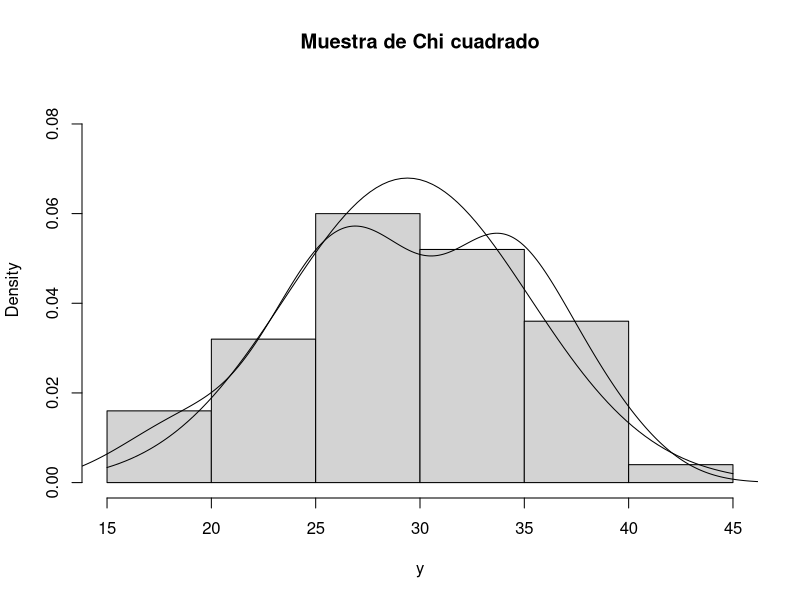
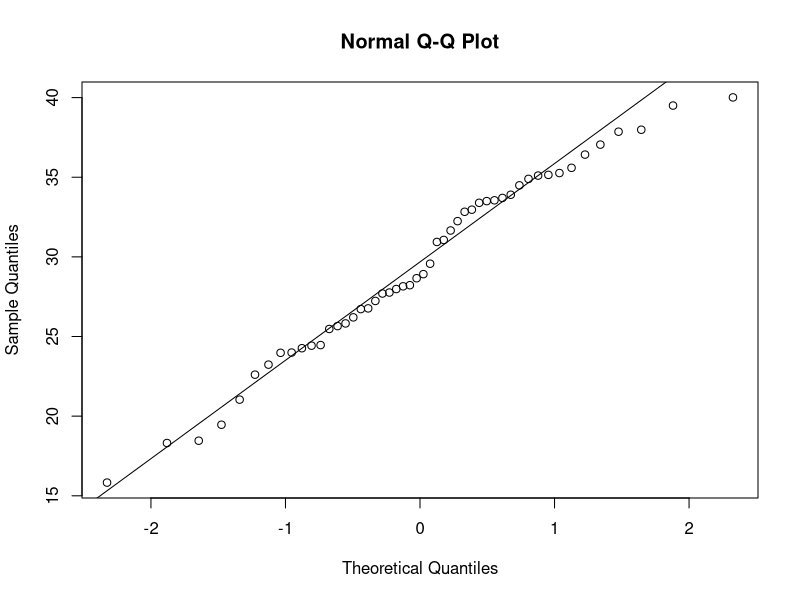
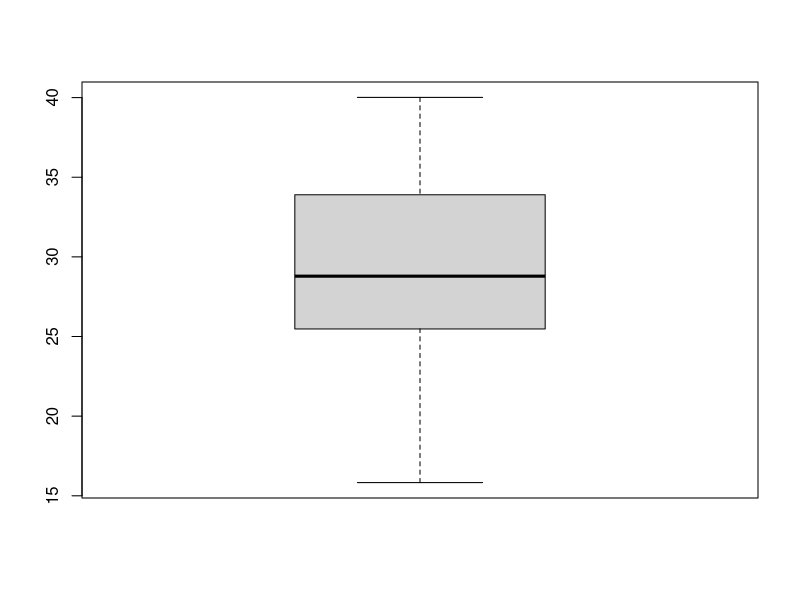
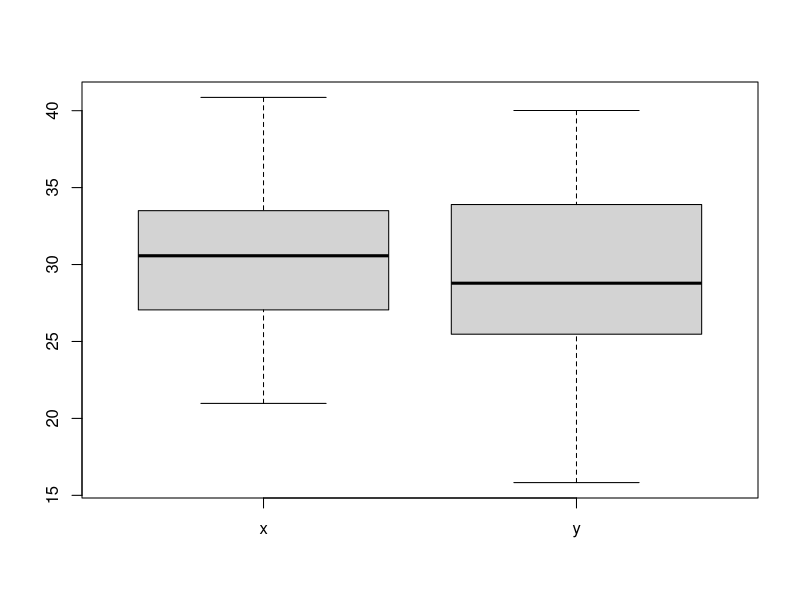
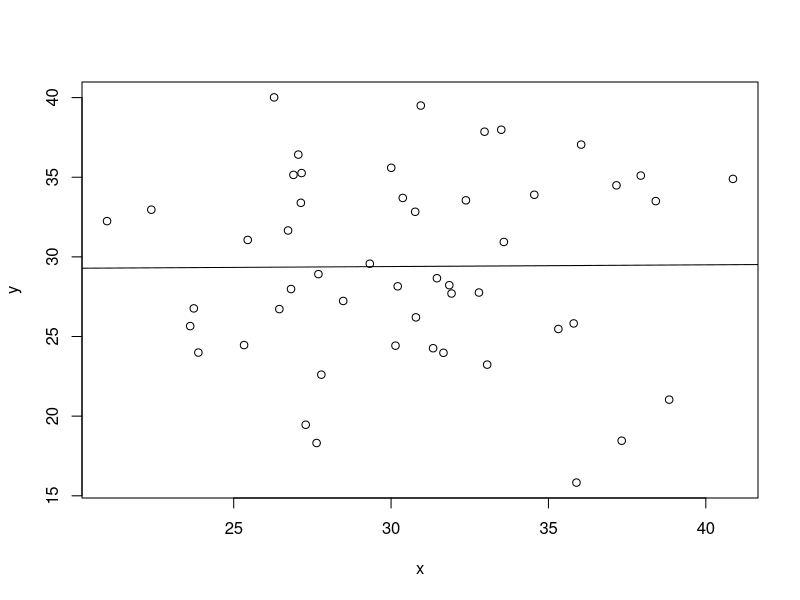
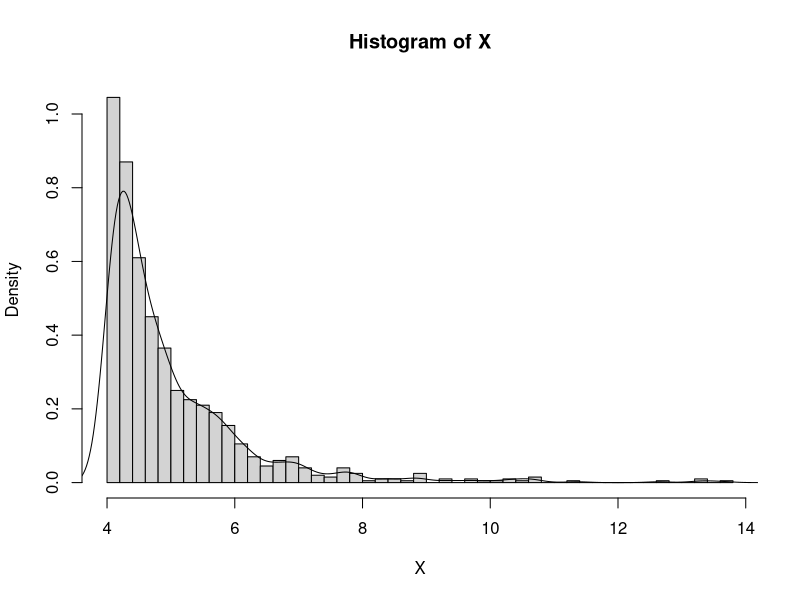
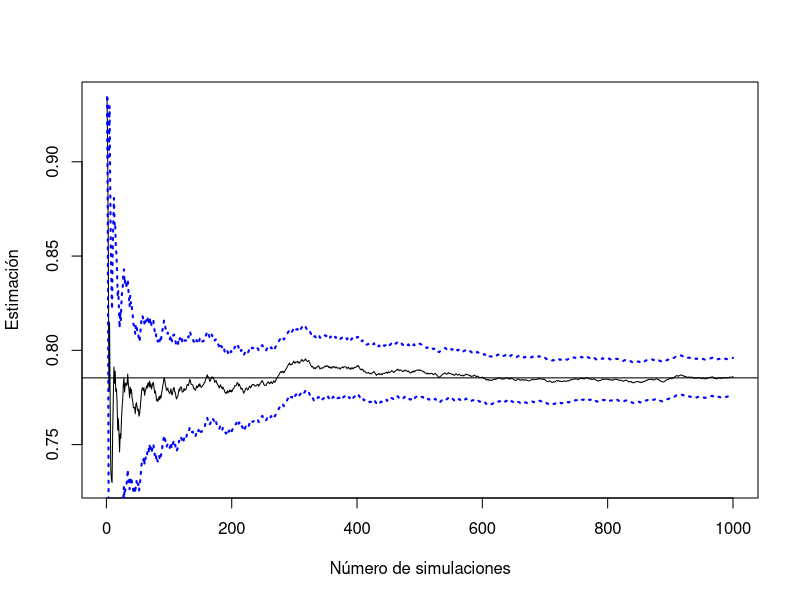

Source code (R) for these figures, in order:
## ---- chunk 1
# knitr::opts_knit$set(global.device = TRUE)
## ---- chunk 2
set.seed(1)
y <- rchisq(n = 50, df = 30)
x <- rnorm(n = 50, mean = 30, sd = 5)
## ---- chunk 3
mean(y)
sd(y)
quantile(y, probs = c(0.25, 0.5, 0.75))
## ---- chunk 4
hist(y, freq = FALSE, main = "Muestra de Chi cuadrado", ylim = c(0, max(dnorm(x, mean = mean(x), sd = sd(x)))))

lines(density(y))
curve(dnorm(x, mean = mean(y), sd = sd(y)), add = TRUE)
## ---- chunk 5
qqnorm(y) # TODO; what?
qqline(y)
## ---- chunk 6
boxplot(y)
## ---- chunk 7
boxplot(x, y, names = c("x", "y"))
## ---- chunk 8
plot(x, y)
modelo <- lm(y ~ x)
abline(modelo)
## ---- chunk 9
apuesta <- function(dados = 4) {
    muestra <- sample(1:6, dados, replace = TRUE)
    any(muestra == 6)
    # 6 %in% muestra # alternativa
}
## ---- chunk 10
nsim <- 10000
x <- rep(4, nsim)
x <- sapply(x, apuesta)
aprox <- mean(x)
aprox
print("Probabilidad exacta:")
exacta <- 1 - (5 / 6)^4
exacta
all.equal(aprox, exacta)
## ---- chunk 11
nsim <- 1000
a <- 5
b <- 4
U <- runif(nsim)

f <- function(x) {
    ifelse(x >= b,
        a * b^a / (x^(a + 1)),
        0
    )
}

F <- function(x) {
    ifelse(x >= b,
        1 - (b / x)^a,
        0
    )
}

Finv <- function(u) {
    b / (1 - u)^(1 / a)
}

X <- sapply(U, Finv)
hist(X, freq = FALSE, breaks = "FD")
lines(density(X))

ks.test(X, F)
# TODO: comprobar que esto ^ sea correcto
## ---- chunk 12
f <- function(x) {
    1 / (1 + x^2)
}
## ---- chunk 13
set.seed(1)
nsim <- 1000
X <- runif(nsim)
Y <- f(X)
estim <- cumsum(Y) / seq_len(nsim)
estim.err <- sqrt(cumsum((Y - estim)^2)) / seq_len(nsim)
plot(estim,
    type = "l",
    xlab = "Número de simulaciones",
    ylab = "Estimación"
)

z <- qnorm(0.975)
lines(estim - z * estim.err, lty = 3, lwd = 2, col = "blue")
lines(estim + z * estim.err, lty = 3, lwd = 2, col = "blue")

exacto <- pi / 4
abline(h = exacto)

prediccionfinal <- estim[[nsim]]
all.equal(prediccionfinal, exacto)
## ---- chunk 14
nsimensemble <- 100
numensembles <- nsim / nsimensemble

vprediccionfinalensemble <- vector(mode = "numeric", length = numensembles)
for (i in seq_len(numensembles)) {
    set.seed(i)
    nsim <- nsimensemble
    X <- runif(nsim)
    Y <- f(X)
    estim <- cumsum(Y) / seq_len(nsim)
    vprediccionfinalensemble[[i]] <- estim[[nsim]]
}
prediccionfinalensemble <- mean(vprediccionfinalensemble)
all.equal(prediccionfinalensemble, exacto)
